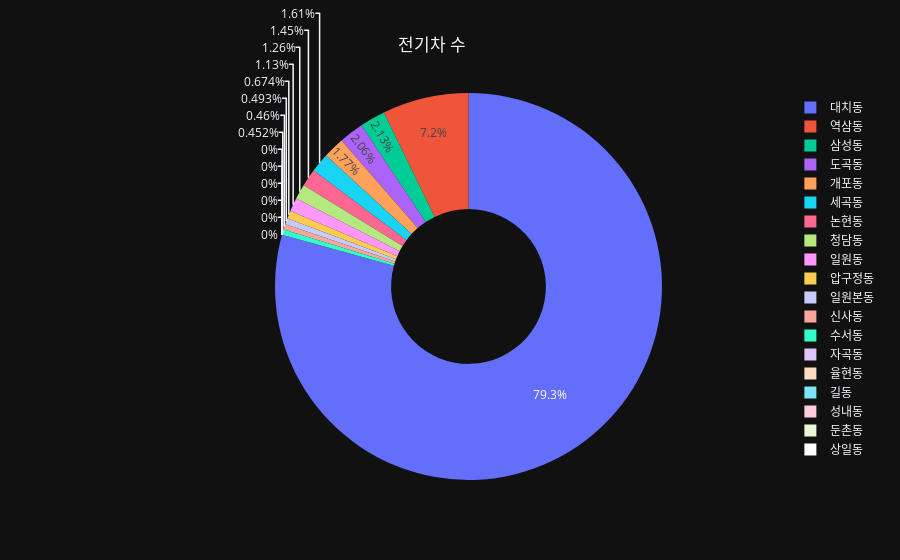

This figure's notebook cell:
### Code cell
fig_3 = px.pie(df[df['행정구역'] == "강남구"], values = '동별 전기차 수', names = '동', hole = 0.4)
fig_3.update_layout(template='plotly_dark',
                    plot_bgcolor= 'rgba(0, 0, 0, 0)',
                    title = dict(text = "전기차 수", x = 0.48, y = 0.93))

### Figure 1 — Plotly figure (JSON) as saved in the notebook; plotly's stock layout.template omitted (floating-point values rounded to 4 significant figures)
{"data": [{"domain": {"x": [0, 1], "y": [0, 1]}, "hole": 0.4, "hovertemplate": "동=%{label}<br>동별 전기차 수=%{value}<extra></extra>", "labels": ["개포동", "논현동", "대치동", "도곡동", "삼성동", "세곡동", "수서동", "신사동", "압구정동", "역삼동", "일원동", "일원본동", "청담동", "자곡동", "율현동", "길동", "성내동", "둔촌동", "상일동"], "legendgroup": "", "name": "", "showlegend": true, "type": "pie", "values": [216, 177, 9654, 251, 259, 196, 55, 56, 82, 877, 137, 60, 153, 0, 0, 0, 0, 0, 0]}], "layout": {"legend": {"tracegroupgap": 0}, "margin": {"t": 60}, "plot_bgcolor": "rgba(0, 0, 0, 0)", "title": {"text": "전기차 수", "x": 0.48, "y": 0.93}}}
